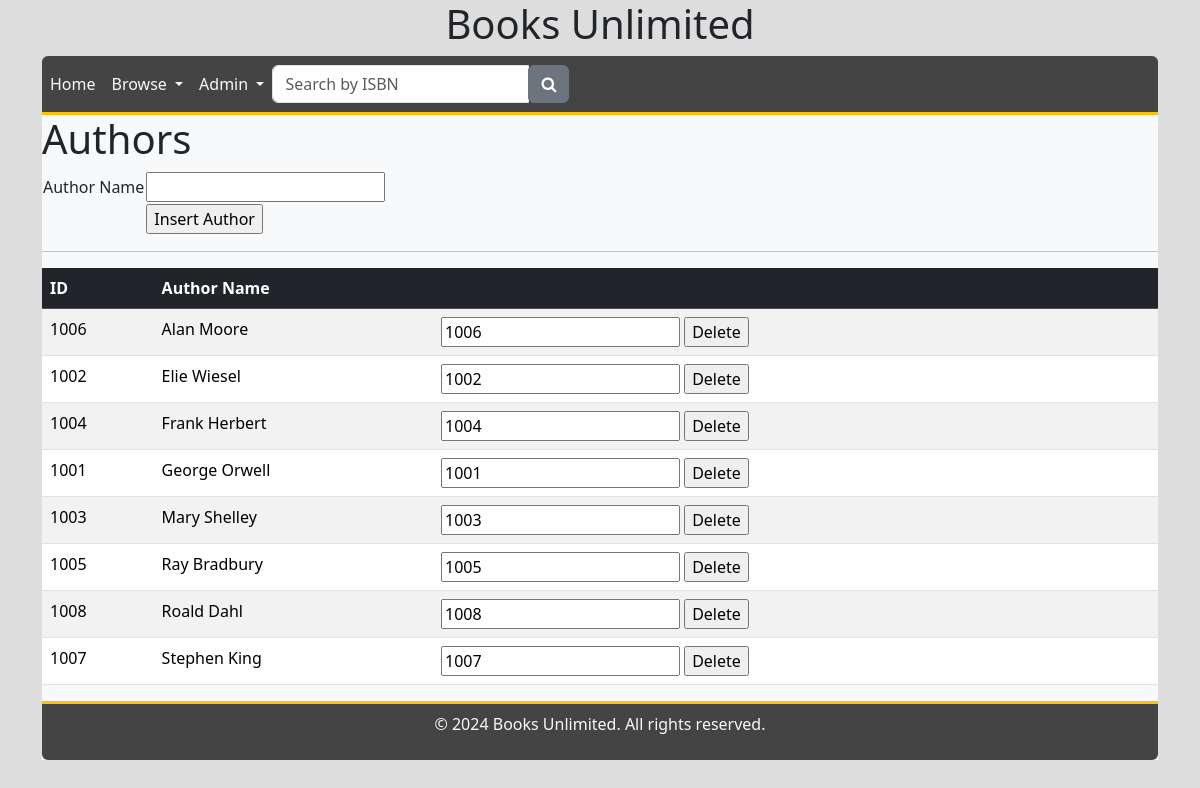
The page /authors.php on the database its author committed.
### tables this page shows
CREATE TABLE `TBL_AUTHORS` (
  `Author_ID` int NOT NULL AUTO_INCREMENT,
  `Author_Name` varchar(255) DEFAULT NULL,
  PRIMARY KEY (`Author_ID`),
  KEY `Author_ID` (`Author_ID`)
);

### authors.php (the view, shortened to what this page needs)
<?php include('header.php'); ?>
<h1>Authors</h1>
<?php
require_once('login.php');
$conn = new mysqli($hn, $un, $pw, $db);
?>
<div id="AuthorForm">
    <form method="POST">
        <table>
            <tr>
                <td><label>Author Name</label></td>
                <td><input type="text" name="Author_Name" maxlength="250" required/></td>
            </tr>
            <tr>
                <td></td>
                <td><input type="submit" value="Insert Author"/>
            </tr>
        </table>
    </form>
</div>
<hr/>
<div id="AuthorList">
    <table class="table table-striped">
        <thead class="table-dark">
            <tr>
                <th width="10%">ID</th>
                <th>Author Name</th>
                <th/>
            </tr>
        </thead>
        <tbody>
            <?php
            $query = 'SELECT * FROM TBL_AUTHORS ORDER BY Author_Name ASC;';
            $result = $conn->query($query);
            $rowcount = $result->num_rows;
            for ($j = 0; $j < $rowcount; ++$j) {
                $result->data_seek($j);
                $row = $result->fetch_assoc();
                $tbody = <<<HTML
                <tr>
                    <td>{$row['Author_ID']}</td>
                    <td>{$row['Author_Name']}</td>
                    <td>
                        <form method="post">
                            <input type="hidden" name="delete" value="yes" />
                            <input type="hodden" name="Author_ID" value="{$row['Author_ID']}" />
                            <input type="submit" value="Delete" />
                        </form>
                    </td>
                </tr>
HTML;
                echo($tbody);
            }
            ?>
        </tbody>
    </table>
</div>
<?php include('footer.php'); ?>

### rows shown on the page
tbl_authors: Author_ID "1006", Author_Name "Alan Moore"
tbl_authors: Author_ID "1002", Author_Name "Elie Wiesel"
tbl_authors: Author_ID "1004", Author_Name "Frank Herbert"
tbl_authors: Author_ID "1001", Author_Name "George Orwell"
tbl_authors: Author_ID "1003", Author_Name "Mary Shelley"
tbl_authors: Author_ID "1005", Author_Name "Ray Bradbury"
tbl_authors: Author_ID "1008", Author_Name "Roald Dahl"
tbl_authors: Author_ID "1007", Author_Name "Stephen King"
